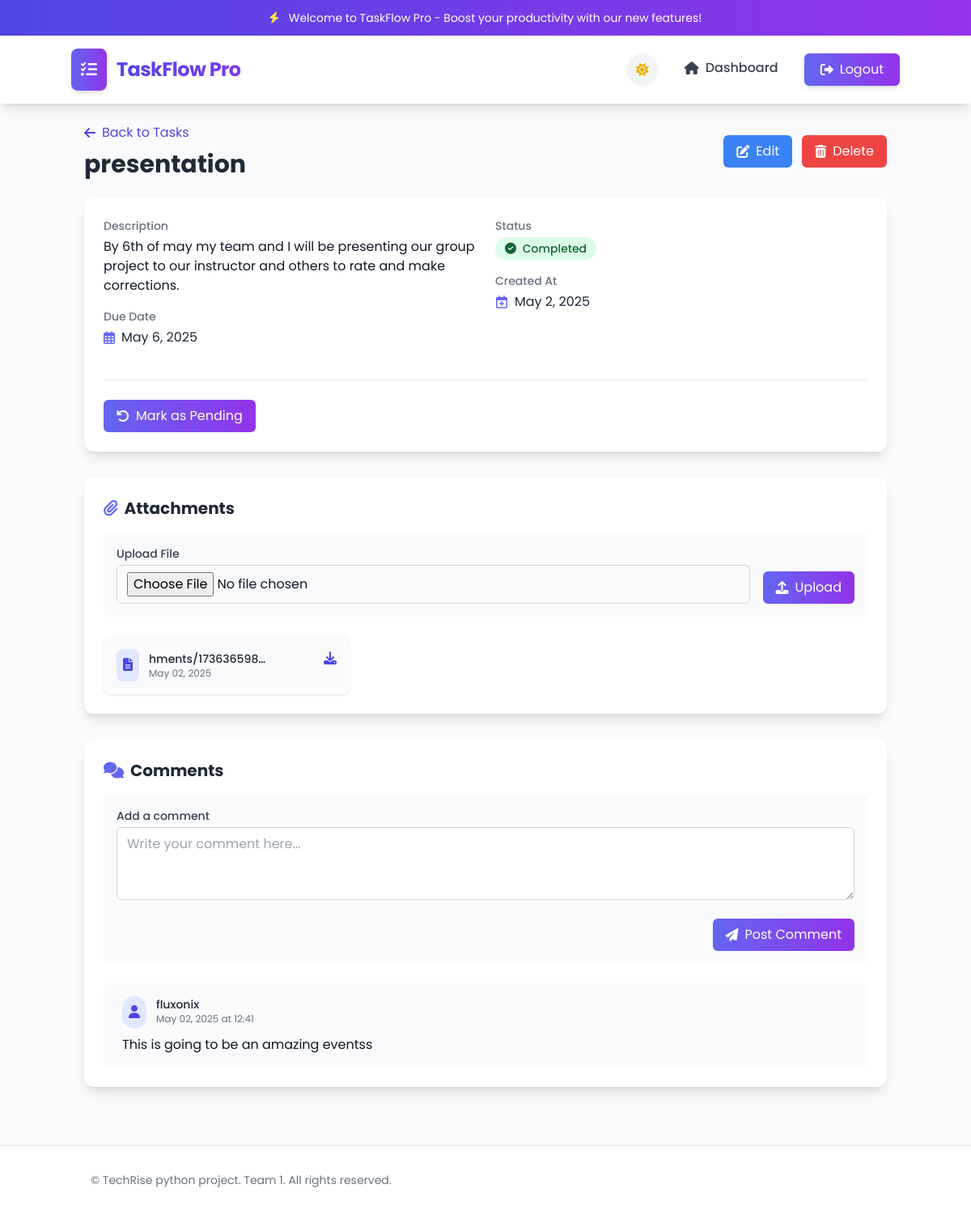
Screenshot of /tasks/3/ (signed in) with the database file from the repository.
### tasks/models.py (models this page shows, shortened)
class Task(models.Model):
    title = models.CharField(max_length=255)
    description = models.TextField()
    due_date = models.DateField()
    completed = models.BooleanField(default=False)
    assigned_to = models.ForeignKey(settings.AUTH_USER_MODEL, on_delete=models.CASCADE)
    created_at = models.DateTimeField(auto_now_add=True)

class FileAttachment(models.Model):
    task = models.ForeignKey(Task, related_name="attachments", on_delete=models.CASCADE)
    file = models.FileField(upload_to='task_attachments/')
    uploaded_at = models.DateTimeField(default=timezone.now)

class Comment(models.Model):
    task = models.ForeignKey('Task', related_name='comments', on_delete=models.CASCADE)
    user = models.ForeignKey(settings.AUTH_USER_MODEL, on_delete=models.CASCADE)
    content = models.TextField()
    created_at = models.DateTimeField(auto_now_add=True)
    class Meta:
        ordering = ['created_at']

### users/models.py (models this page shows, shortened)
class CustomUser(AbstractUser):
    profile_picture = models.ImageField(upload_to='profile_pics/', null=True, blank=True)

### tasks/views.py (the view, shortened to what this page needs)
# urls.py: path('<int:task_id>/', views.task_detail, name='task_detail'),
@login_required
def task_detail(request, task_id):
    task = get_object_or_404(Task, id=task_id, assigned_to=request.user)
    comments = task.comments.all().order_by('-created_at')
    attachments = task.attachments.all().order_by('-uploaded_at')
    file_form = FileAttachmentForm()
    comment_form = CommentForm()
    return render(request, 'tasks/task_detail.html', {
        'task': task,
        'file_form': file_form,
        'comment_form': comment_form,
        'comments': comments,
        'attachments': attachments,
    })

### tasks/forms.py
class FileAttachmentForm(forms.ModelForm):
    class Meta:
        model = FileAttachment
        fields = ['file']
        widgets = {
            'file': forms.ClearableFileInput(attrs={'multiple': False}),
        }

class CommentForm(forms.ModelForm):
    class Meta:
        model = Comment
        fields = ['content']
        widgets = {
            'content': forms.Textarea(attrs={'class': 'form-input', 'rows': 3}),
        }

### tasks/templates/tasks/task_detail.html (shortened to what this page needs)
{% extends 'base.html' %}
{% block content %}
<div class="mb-6 flex items-center justify-between">
    <div>
        <a href="{% url 'task_list' %}" class="inline-flex items-center text-indigo-600 dark:text-indigo-400 hover:text-indigo-800 dark:hover:text-indigo-300 transition-colors duration-200">
            <i class="fas fa-arrow-left mr-2"></i> Back to Tasks
        </a>
        <h1 class="text-3xl font-bold mt-2 text-gray-800 dark:text-gray-100">{{ task.title }}</h1>
    </div>
    <div class="flex space-x-3">
        <a href="{% url 'task_edit' task.id %}" class="px-4 py-2 bg-blue-500 hover:bg-blue-600 text-white rounded-md transition-colors duration-200 flex items-center">
            <i class="fas fa-edit mr-2"></i> Edit
        </a>
        <a href="{% url 'task_delete' task.id %}" class="px-4 py-2 bg-red-500 hover:bg-red-600 text-white rounded-md transition-colors duration-200 flex items-center">
            <i class="fas fa-trash-alt mr-2"></i> Delete
        </a>
    </div>
</div>
<div class="bg-white dark:bg-dark-100 rounded-xl shadow-lg p-6 mb-8 task-card hover:shadow-xl transition-all duration-300">
    <div class="grid grid-cols-1 md:grid-cols-2 gap-6">
        <div>
            <div class="mb-4">
                <h3 class="text-sm font-medium text-gray-500 dark:text-gray-400 mb-1">Description</h3>
                <p class="text-gray-800 dark:text-gray-200">{{ task.description|linebreaks }}</p>
            </div>
            <div class="mb-4">
                <h3 class="text-sm font-medium text-gray-500 dark:text-gray-400 mb-1">Due Date</h3>
                <p class="text-gray-800 dark:text-gray-200 flex items-center">
                    <i class="far fa-calendar-alt mr-2 text-indigo-500 dark:text-indigo-400"></i>
                    {{ task.due_date|date:"F j, Y" }}
                </p>
            </div>
        </div>
        <div>
            <div class="mb-4">
                <h3 class="text-sm font-medium text-gray-500 dark:text-gray-400 mb-1">Status</h3>
                <div class="flex items-center">
                    {% if task.completed %}
                        <span class="px-3 py-1 bg-green-100 dark:bg-green-900 text-green-800 dark:text-green-200 rounded-full text-sm font-medium">
                            <i class="fas fa-check-circle mr-1"></i> Completed
                        </span>
                    {% else %}
                        <span class="px-3 py-1 bg-yellow-100 dark:bg-yellow-900 text-yellow-800 dark:text-yellow-200 rounded-full text-sm font-medium">
                            <i class="fas fa-clock mr-1"></i> Pending
                        </span>
                    {% endif %}
                </div>
            </div>
            <div class="mb-4">
                <h3 class="text-sm font-medium text-gray-500 dark:text-gray-400 mb-1">Created At</h3>
                <p class="text-gray-800 dark:text-gray-200 flex items-center">
                    <i class="far fa-calendar-plus mr-2 text-indigo-500 dark:text-indigo-400"></i>
                    {{ task.created_at|date:"F j, Y" }}
                </p>
            </div>
        </div>
    </div>
    <div class="mt-6 pt-6 border-t border-gray-200 dark:border-gray-700">
        <div class="flex flex-wrap gap-3">
            <form method="post" action="{% url 'task_detail' task.id %}">
                <button type="submit" class="px-4 py-2 bg-gradient-to-r from-indigo-500 to-purple-600 hover:from-indigo-600 hover:to-purple-700 text-white rounded-md transition-colors duration-200 flex items-center">
                    {% if task.completed %}
                        <i class="fas fa-undo mr-2"></i> Mark as Pending
                    {% else %}
                        <i class="fas fa-check mr-2"></i> Mark as Completed
                    {% endif %}
                </button>
            </form>
        </div>
    </div>
</div>
<div class="bg-white dark:bg-dark-100 rounded-xl shadow-lg p-6 mb-8">
    <h2 class="text-xl font-bold mb-4 text-gray-800 dark:text-gray-100 flex items-center">
        <i class="fas fa-paperclip mr-2 text-indigo-500 dark:text-indigo-400"></i> Attachments
    </h2>
    <form method="post" enctype="multipart/form-data" class="mb-6 p-4 bg-gray-50 dark:bg-dark-200 rounded-lg">
        <div class="flex flex-col md:flex-row gap-4">
            <div class="flex-grow">
                <label for="id_file" class="block text-sm font-medium text-gray-700 dark:text-gray-300 mb-1">Upload File</label>
                <input type="file" name="file" id="id_file" class="w-full px-3 py-2 border border-gray-300 dark:border-gray-600 rounded-md focus:outline-none focus:ring-2 focus:ring-indigo-500 dark:focus:ring-indigo-400 focus:border-indigo-500 dark:focus:border-indigo-400 dark:bg-dark-100 dark:text-gray-200">
            </div>
            <div class="flex items-end">
                <button type="submit" class="px-4 py-2 bg-gradient-to-r from-indigo-500 to-purple-600 hover:from-indigo-600 hover:to-purple-700 text-white rounded-md transition-colors duration-200 flex items-center">
                    <i class="fas fa-upload mr-2"></i> Upload
                </button>
            </div>
        </div>
    </form>
    {% if attachments %}
        <div class="grid grid-cols-1 md:grid-cols-2 lg:grid-cols-3 gap-4">
            {% for attachment in attachments %}
                <div class="attachment-card bg-gray-50 dark:bg-dark-200 rounded-lg p-4 shadow hover:shadow-md">
                    <div class="flex items-start justify-between">
                        <div class="flex items-center">
                            <div class="bg-indigo-100 dark:bg-indigo-900 p-2 rounded-lg mr-3">
                                <i class="fas fa-file-alt text-indigo-600 dark:text-indigo-400"></i>
                            </div>
                            <div>
                                <h4 class="text-sm font-medium text-gray-800 dark:text-gray-200 truncate max-w-[150px]">{{ attachment.file.name|slice:"10:" }}</h4>
                                <p class="text-xs text-gray-500 dark:text-gray-400">{{ attachment.uploaded_at|date:"M d, Y" }}</p>
                            </div>
                        </div>
                        <a href="{{ attachment.file.url }}" download class="text-indigo-600 dark:text-indigo-400 hover:text-indigo-800 dark:hover:text-indigo-300">
                            <i class="fas fa-download"></i>
                        </a>
                    </div>
                </div>
            {% endfor %}
        </div>
    {% else %}
        <div class="text-center py-8 text-gray-500 dark:text-gray-400">
            <i class="fas fa-file-upload text-4xl mb-2"></i>
            <p>No attachments yet. Upload files to share with this task.</p>
        </div>
    {% endif %}
</div>
<div class="bg-white dark:bg-dark-100 rounded-xl shadow-lg p-6">
    <h2 class="text-xl font-bold mb-4 text-gray-800 dark:text-gray-100 flex items-center">
        <i class="fas fa-comments mr-2 text-indigo-500 dark:text-indigo-400"></i> Comments
    </h2>
    <form method="post" class="mb-6 p-4 bg-gray-50 dark:bg-dark-200 rounded-lg">
        <div class="mb-4">
            <label for="id_content" class="block text-sm font-medium text-gray-700 dark:text-gray-300 mb-1">Add a comment</label>
            <textarea name="content" id="id_content" rows="3" class="w-full px-3 py-2 border border-gray-300 dark:border-gray-600 rounded-md focus:outline-none focus:ring-2 focus:ring-indigo-500 dark:focus:ring-indigo-400 focus:border-indigo-500 dark:focus:border-indigo-400 dark:bg-dark-100 dark:text-gray-200" placeholder="Write your comment here..."></textarea>
        </div>
        <div class="flex justify-end">
            <button type="submit" class="px-4 py-2 bg-gradient-to-r from-indigo-500 to-purple-600 hover:from-indigo-600 hover:to-purple-700 text-white rounded-md transition-colors duration-200 flex items-center">
                <i class="fas fa-paper-plane mr-2"></i> Post Comment
            </button>
        </div>
    </form>
    {% if comments %}
        <div class="space-y-4">
            {% for comment in comments %}
                <div class="comment-item bg-gray-50 dark:bg-dark-200 rounded-lg p-4 pl-5">
                    <div class="flex items-start mb-2">
                        <div class="bg-indigo-100 dark:bg-indigo-900 p-2 rounded-full mr-3">
                            <i class="fas fa-user text-indigo-600 dark:text-indigo-400"></i>
                        </div>
                        <div>
                            <h4 class="text-sm font-medium text-gray-800 dark:text-gray-200">{{ comment.user.username }}</h4>
                            <p class="text-xs text-gray-500 dark:text-gray-400">{{ comment.created_at|date:"M d, Y" }} at {{ comment.created_at|time:"H:i" }}</p>
                        </div>
                    </div>
                    <p class="text-gray-700 dark:text-gray-300 ml-10">{{ comment.content|linebreaks }}</p>
                </div>
            {% endfor %}
        </div>
    {% else %}
        <div class="text-center py-8 text-gray-500 dark:text-gray-400">
            <i class="far fa-comment-dots text-4xl mb-2"></i>
            <p>No comments yet. Be the first to comment on this task.</p>
        </div>
    {% endif %}
</div>
{% endblock %}

### tasks/templates/base.html (style rules this page uses)
body { font-family: 'Poppins', sans-serif; background-color: #f8fafc; }

### tasks/templates/tasks/task_detail.html (style rules this page uses)
.task-card { transition: transform 0.3s ease, box-shadow 0.3s ease; }
.attachment-card { transition: all 0.3s ease; }
.comment-item { border-left: 3px solid transparent; transition: all 0.3s ease; }

### rows the page displays
Task: title "presentation", description "By 6th of may my team and I will be presenting our group project to our instructor and others to rate and make corrections.", due_date "May 6, 2025", created_at "May 2, 2025"
FileAttachment: file.name "hments/173636598…", uploaded_at "May 02, 2025"
Comment: user.username "fluxonix", created_at "May 02, 2025", created_at "12:41", content "This is going to be an amazing eventss"
